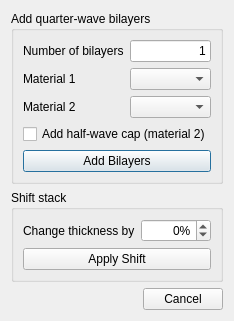
<?xml version="1.0" encoding="UTF-8"?>
<ui version="4.0">
 <class>dlgWizard</class>
 <widget class="QDialog" name="dlgWizard">
  <property name="geometry">
   <rect>
    <x>0</x>
    <y>0</y>
    <width>209</width>
    <height>296</height>
   </rect>
  </property>
  <property name="windowTitle">
   <string>Wizard</string>
  </property>
  <layout class="QVBoxLayout" name="verticalLayout_3">
   <item>
    <widget class="QGroupBox" name="groupBox">
     <property name="title">
      <string>Add quarter-wave bilayers</string>
     </property>
     <layout class="QVBoxLayout" name="verticalLayout_2">
      <item>
       <layout class="QGridLayout" name="gridLayout">
        <item row="0" column="0">
         <widget class="QLabel" name="label_3">
          <property name="text">
           <string>Number of bilayers</string>
          </property>
         </widget>
        </item>
        <item row="0" column="1">
         <widget class="QLineEdit" name="txtNumBilayers">
          <property name="text">
           <string>1</string>
          </property>
          <property name="alignment">
           <set>Qt::AlignRight|Qt::AlignTrailing|Qt::AlignVCenter</set>
          </property>
         </widget>
        </item>
        <item row="1" column="0">
         <widget class="QLabel" name="label">
          <property name="text">
           <string>Material 1</string>
          </property>
         </widget>
        </item>
        <item row="1" column="1">
         <widget class="QComboBox" name="cbMaterial1"/>
        </item>
        <item row="2" column="0">
         <widget class="QLabel" name="label_2">
          <property name="text">
           <string>Material 2</string>
          </property>
         </widget>
        </item>
        <item row="2" column="1">
         <widget class="QComboBox" name="cbMaterial2"/>
        </item>
       </layout>
      </item>
      <item>
       <widget class="QCheckBox" name="chkAddCap">
        <property name="text">
         <string>Add half-wave cap (material 2)</string>
        </property>
       </widget>
      </item>
      <item>
       <widget class="QPushButton" name="btnAddBilayers">
        <property name="text">
         <string>Add Bilayers</string>
        </property>
       </widget>
      </item>
     </layout>
    </widget>
   </item>
   <item>
    <widget class="QGroupBox" name="groupBox_2">
     <property name="title">
      <string>Shift stack</string>
     </property>
     <layout class="QVBoxLayout" name="verticalLayout">
      <item>
       <layout class="QHBoxLayout" name="horizontalLayout">
        <item>
         <widget class="QLabel" name="label_4">
          <property name="text">
           <string>Change thickness by</string>
          </property>
         </widget>
        </item>
        <item>
         <widget class="QSpinBox" name="sbShiftPercentage">
          <property name="wrapping">
           <bool>false</bool>
          </property>
          <property name="alignment">
           <set>Qt::AlignRight|Qt::AlignTrailing|Qt::AlignVCenter</set>
          </property>
          <property name="buttonSymbols">
           <enum>QAbstractSpinBox::UpDownArrows</enum>
          </property>
          <property name="suffix">
           <string>%</string>
          </property>
          <property name="prefix">
           <string/>
          </property>
          <property name="minimum">
           <number>-100</number>
          </property>
          <property name="maximum">
           <number>100</number>
          </property>
          <property name="value">
           <number>0</number>
          </property>
         </widget>
        </item>
       </layout>
      </item>
      <item>
       <widget class="QPushButton" name="btnShift">
        <property name="text">
         <string>Apply Shift</string>
        </property>
       </widget>
      </item>
     </layout>
    </widget>
   </item>
   <item>
    <widget class="QDialogButtonBox" name="buttonBox">
     <property name="orientation">
      <enum>Qt::Horizontal</enum>
     </property>
     <property name="standardButtons">
      <set>QDialogButtonBox::Cancel</set>
     </property>
    </widget>
   </item>
  </layout>
 </widget>
 <tabstops>
  <tabstop>txtNumBilayers</tabstop>
  <tabstop>cbMaterial1</tabstop>
  <tabstop>cbMaterial2</tabstop>
  <tabstop>chkAddCap</tabstop>
  <tabstop>btnAddBilayers</tabstop>
  <tabstop>buttonBox</tabstop>
 </tabstops>
 <resources/>
 <connections>
  <connection>
   <sender>buttonBox</sender>
   <signal>rejected()</signal>
   <receiver>dlgWizard</receiver>
   <slot>reject()</slot>
   <hints>
    <hint type="sourcelabel">
     <x>195</x>
     <y>284</y>
    </hint>
    <hint type="destinationlabel">
     <x>204</x>
     <y>211</y>
    </hint>
   </hints>
  </connection>
 </connections>
</ui>
